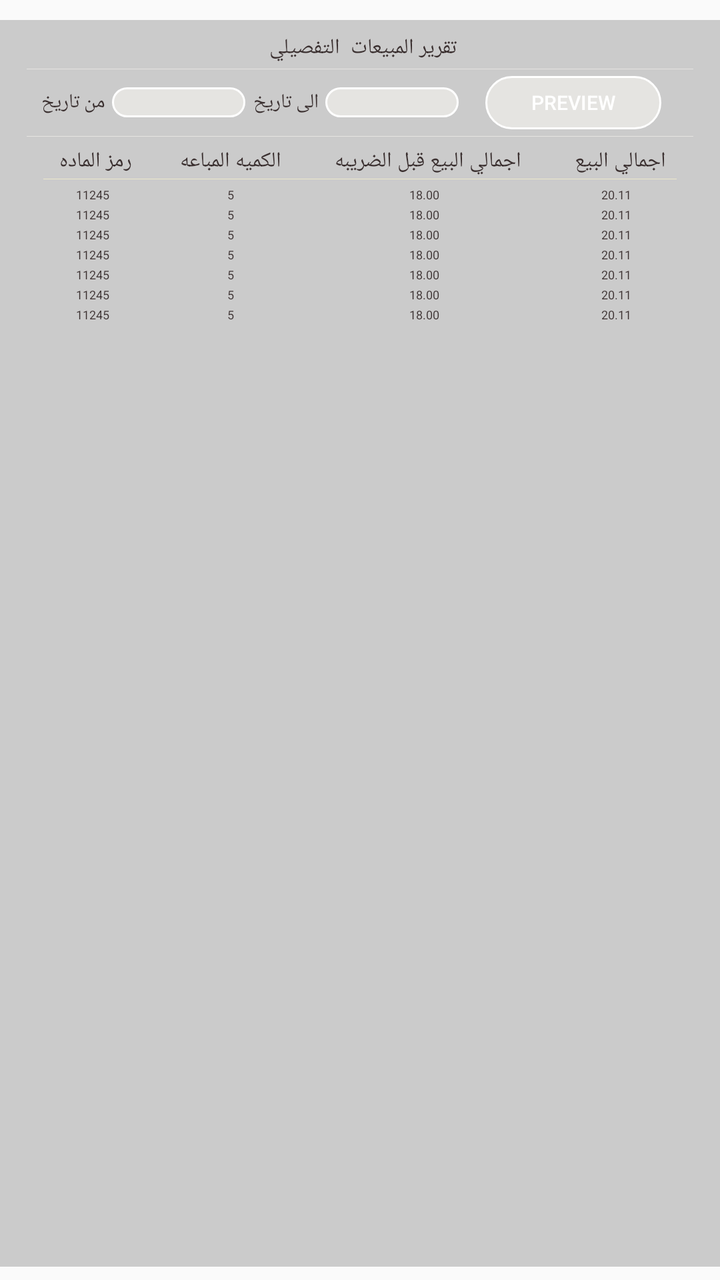
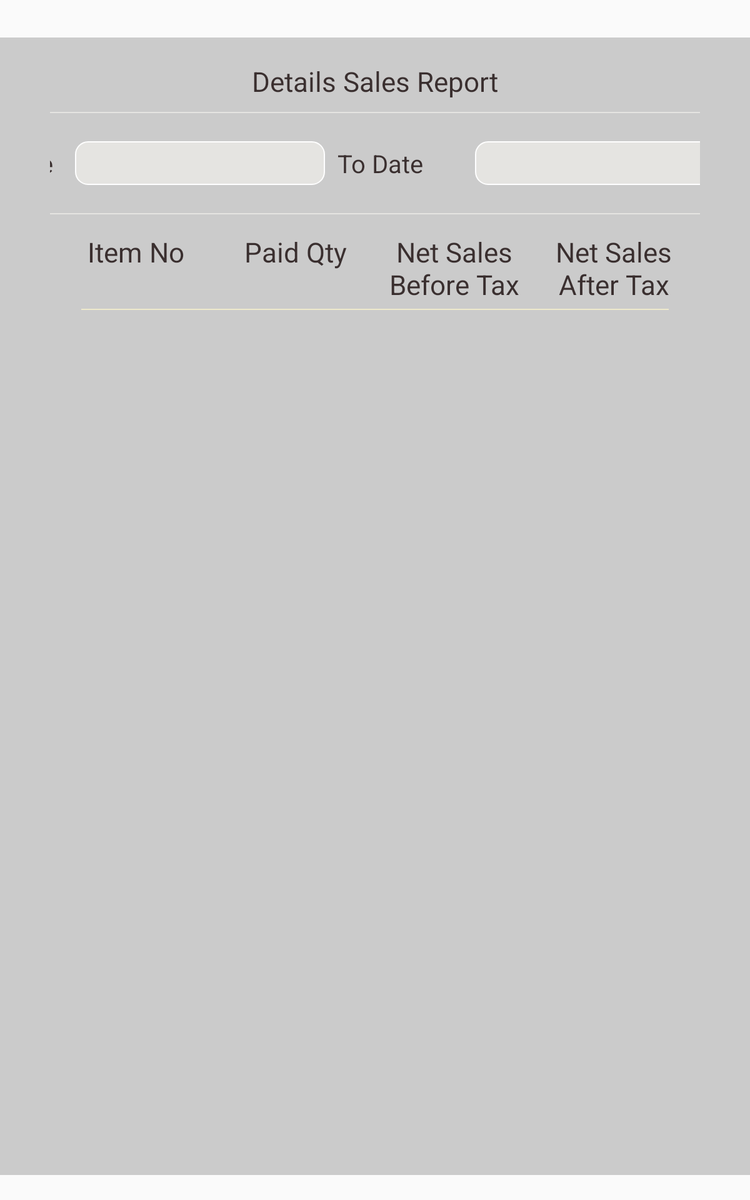

The same Android screen from two of the app's own layout files: first res/layout/ as a phone draws it, then the repository's variant for another configuration, drawn on a device whose configuration selects that folder. Both files follow.
<!-- AndroidManifest.xml: application theme AppTheme -->
<!-- res/layout/detail_sale_report.xml -->
<?xml version="1.0" encoding="utf-8"?>
<LinearLayout xmlns:android="http://schemas.android.com/apk/res/android"
    android:layout_width="match_parent"
    android:layout_height="match_parent"
    android:id="@+id/back"
    android:orientation="vertical">

    <LinearLayout
        android:id="@+id/alpha_linear"
        android:layout_width="match_parent"
        android:layout_height="match_parent"
        android:background="@color/alpha_black"
        android:layout_marginTop="30px"
        android:paddingHorizontal="40px"
        android:layout_marginBottom="20px"
        android:orientation="vertical">


        <TextView
            android:id="@+id/textView33"
            android:layout_width="match_parent"
            android:layout_height="wrap_content"
            android:gravity="center"
            android:layout_marginTop="20px"
            android:text="تقرير المبيعات  التفصيلي "
            android:textColor="@color/black"
            android:layout_marginBottom="10px"
            android:textSize="32px" />

        <TextView
            android:layout_width="match_parent"
            android:layout_height="1px"
            android:layout_marginBottom="10px"
            android:background="@color/alpha_white" />

        <TableRow
            android:layout_width="match_parent"
            android:layout_height="80px"
            android:layout_marginBottom="10px"
            android:gravity="center">


            <TextView
                android:id="@+id/textView38"
                android:layout_width="100px"
                android:layout_height="wrap_content"
                android:layout_marginHorizontal="10px"
                android:text="من تاريخ "
                android:textColor="@color/black"
                android:textSize="30px" />

            <EditText
                android:id="@+id/to"
                android:layout_width="200px"
                android:layout_height="45px"
                android:layout_marginVertical="6px"
                android:background="@drawable/shape2"
                android:focusable="false"
                android:paddingHorizontal="10px"
                android:textColor="@color/black"
                android:textSize="30px" />


            <TextView
                android:id="@+id/df"
                android:layout_width="100px"
                android:layout_height="wrap_content"
                android:layout_marginHorizontal="10px"
                android:text="الى تاريخ "
                android:textColor="@color/black"
                android:textSize="30px" />


            <EditText
                android:id="@+id/from"
                android:layout_width="200px"
                android:layout_height="45px"
                android:layout_marginVertical="6px"
                android:background="@drawable/shape2"
                android:focusable="false"
                android:paddingHorizontal="10px"
                android:textColor="@color/black"
                android:textSize="30px" />

            <Button
                android:id="@+id/preview"
                android:layout_width="wrap_content"
                android:layout_height="wrap_content"
                android:layout_marginHorizontal="40px"
                android:background="@drawable/shape3"
                android:textColor="@color/white"
                android:textSize="30px"
                android:text="@string/preview"/>

        </TableRow>

        <TextView
            android:layout_width="match_parent"
            android:layout_height="1px"
            android:layout_marginBottom="10px"
            android:background="@color/alpha_white" />

        <TableLayout
            android:layout_width="match_parent"
            android:layout_height="match_parent"
            android:padding="5px">

            <TableRow
                android:layout_width="match_parent"
                android:layout_height="match_parent"
                android:layout_marginBottom="5px">

                <TextView
                    android:id="@+id/textView43"
                    android:layout_width="wrap_content"
                    android:layout_height="wrap_content"
                    android:layout_weight="1"
                    android:text="رمز الماده "
                    android:textAlignment="center"
                    android:textColor="@color/black"
                    android:textSize="32px" />

                <TextView
                    android:id="@+id/textView48"
                    android:layout_width="wrap_content"
                    android:layout_height="wrap_content"
                    android:layout_weight="1"
                    android:text="الكميه المباعه"
                    android:textAlignment="center"
                    android:textColor="@color/black"
                    android:textSize="32px" />

                <TextView
                    android:id="@+id/textView4724"
                    android:layout_width="wrap_content"
                    android:layout_height="wrap_content"
                    android:layout_weight="1"
                    android:text="اجمالي البيع قبل الضريبه "
                    android:textAlignment="center"
                    android:textColor="@color/black"
                    android:textSize="32px" />

                <TextView
                    android:id="@+id/totalSale"
                    android:layout_width="wrap_content"
                    android:layout_height="wrap_content"
                    android:layout_weight="1"
                    android:text="اجمالي البيع "
                    android:textAlignment="center"
                    android:textColor="@color/black"
                    android:textSize="32px" />
            </TableRow>

            <TextView
                android:layout_width="match_parent"
                android:layout_height="1px"
                android:layout_marginBottom="5px"
                android:layout_marginHorizontal="20px"
                android:background="@color/alpha_yellow" />

            <TableRow
                android:layout_width="match_parent"
                android:layout_height="match_parent"
                android:layout_marginTop="5px"
                android:layout_marginBottom="5px">

                <TextView
                    android:layout_width="wrap_content"
                    android:layout_height="wrap_content"
                    android:layout_weight="1"
                    android:text="11245"
                    android:textAlignment="center"
                    android:textColor="@color/black"
                    android:textSize="18px" />

                <TextView
                    android:layout_width="wrap_content"
                    android:layout_height="wrap_content"
                    android:layout_weight="1"
                    android:text="5"
                    android:textAlignment="center"
                    android:textColor="@color/black"
                    android:textSize="18px" />

                <TextView
                    android:layout_width="wrap_content"
                    android:layout_height="wrap_content"
                    android:layout_weight="1"
                    android:text="18.00 "
                    android:textAlignment="center"
                    android:textColor="@color/black"
                    android:textSize="18px" />

                <TextView
                    android:layout_width="wrap_content"
                    android:layout_height="wrap_content"
                    android:layout_weight="1"
                    android:text="20.11 "
                    android:textAlignment="center"
                    android:textColor="@color/black"
                    android:textSize="18px" />
            </TableRow>

            <TableRow
                android:layout_width="match_parent"
                android:layout_height="match_parent"
                android:layout_marginBottom="5px">

                <TextView
                    android:layout_width="wrap_content"
                    android:layout_height="wrap_content"
                    android:layout_weight="1"
                    android:text="11245"
                    android:textAlignment="center"
                    android:textColor="@color/black"
                    android:textSize="18px" />

                <TextView
                    android:layout_width="wrap_content"
                    android:layout_height="wrap_content"
                    android:layout_weight="1"
                    android:text="5"
                    android:textAlignment="center"
                    android:textColor="@color/black"
                    android:textSize="18px" />

                <TextView
                    android:layout_width="wrap_content"
                    android:layout_height="wrap_content"
                    android:layout_weight="1"
                    android:text="18.00 "
                    android:textAlignment="center"
                    android:textColor="@color/black"
                    android:textSize="18px" />

                <TextView
                    android:layout_width="wrap_content"
                    android:layout_height="wrap_content"
                    android:layout_weight="1"
                    android:text="20.11 "
                    android:textAlignment="center"
                    android:textColor="@color/black"
                    android:textSize="18px" />
            </TableRow>

            <TableRow
                android:layout_width="match_parent"
                android:layout_height="match_parent"
                android:layout_marginBottom="5px">

                <TextView
                    android:layout_width="wrap_content"
                    android:layout_height="wrap_content"
                    android:layout_weight="1"
                    android:text="11245"
                    android:textAlignment="center"
                    android:textColor="@color/black"
                    android:textSize="18px" />

                <TextView
                    android:layout_width="wrap_content"
                    android:layout_height="wrap_content"
                    android:layout_weight="1"
                    android:text="5"
                    android:textAlignment="center"
                    android:textColor="@color/black"
                    android:textSize="18px" />

                <TextView
                    android:layout_width="wrap_content"
                    android:layout_height="wrap_content"
                    android:layout_weight="1"
                    android:text="18.00 "
                    android:textAlignment="center"
                    android:textColor="@color/black"
                    android:textSize="18px" />

                <TextView
                    android:layout_width="wrap_content"
                    android:layout_height="wrap_content"
                    android:layout_weight="1"
                    android:text="20.11 "
                    android:textAlignment="center"
                    android:textColor="@color/black"
                    android:textSize="18px" />
            </TableRow>

            <TableRow
                android:layout_width="match_parent"
                android:layout_height="match_parent"
                android:layout_marginBottom="5px">

                <TextView
                    android:layout_width="wrap_content"
                    android:layout_height="wrap_content"
                    android:layout_weight="1"
                    android:text="11245"
                    android:textAlignment="center"
                    android:textColor="@color/black"
                    android:textSize="18px" />

                <TextView
                    android:layout_width="wrap_content"
                    android:layout_height="wrap_content"
                    android:layout_weight="1"
                    android:text="5"
                    android:textAlignment="center"
                    android:textColor="@color/black"
                    android:textSize="18px" />

                <TextView
                    android:layout_width="wrap_content"
                    android:layout_height="wrap_content"
                    android:layout_weight="1"
                    android:text="18.00 "
                    android:textAlignment="center"
                    android:textColor="@color/black"
                    android:textSize="18px" />

                <TextView
                    android:layout_width="wrap_content"
                    android:layout_height="wrap_content"
                    android:layout_weight="1"
                    android:text="20.11 "
                    android:textAlignment="center"
                    android:textColor="@color/black"
                    android:textSize="18px" />
            </TableRow>

            <TableRow
                android:layout_width="match_parent"
                android:layout_height="match_parent"
                android:layout_marginBottom="5px">

                <TextView
                    android:layout_width="wrap_content"
                    android:layout_height="wrap_content"
                    android:layout_weight="1"
                    android:text="11245"
                    android:textAlignment="center"
                    android:textColor="@color/black"
                    android:textSize="18px" />

                <TextView
                    android:layout_width="wrap_content"
                    android:layout_height="wrap_content"
                    android:layout_weight="1"
                    android:text="5"
                    android:textAlignment="center"
                    android:textColor="@color/black"
                    android:textSize="18px" />

                <TextView
                    android:layout_width="wrap_content"
                    android:layout_height="wrap_content"
                    android:layout_weight="1"
                    android:text="18.00 "
                    android:textAlignment="center"
                    android:textColor="@color/black"
                    android:textSize="18px" />

                <TextView
                    android:layout_width="wrap_content"
                    android:layout_height="wrap_content"
                    android:layout_weight="1"
                    android:text="20.11 "
                    android:textAlignment="center"
                    android:textColor="@color/black"
                    android:textSize="18px" />
            </TableRow>

            <TableRow
                android:layout_width="match_parent"
                android:layout_height="match_parent"
                android:layout_marginBottom="5px">

                <TextView
                    android:layout_width="wrap_content"
                    android:layout_height="wrap_content"
                    android:layout_weight="1"
                    android:text="11245"
                    android:textAlignment="center"
                    android:textColor="@color/black"
                    android:textSize="18px" />

                <TextView
                    android:layout_width="wrap_content"
                    android:layout_height="wrap_content"
                    android:layout_weight="1"
                    android:text="5"
                    android:textAlignment="center"
                    android:textColor="@color/black"
                    android:textSize="18px" />

                <TextView
                    android:layout_width="wrap_content"
                    android:layout_height="wrap_content"
                    android:layout_weight="1"
                    android:text="18.00 "
                    android:textAlignment="center"
                    android:textColor="@color/black"
                    android:textSize="18px" />

                <TextView
                    android:layout_width="wrap_content"
                    android:layout_height="wrap_content"
                    android:layout_weight="1"
                    android:text="20.11 "
                    android:textAlignment="center"
                    android:textColor="@color/black"
                    android:textSize="18px" />
            </TableRow>

            <TableRow
                android:layout_width="match_parent"
                android:layout_height="match_parent"
                android:layout_marginBottom="5px">

                <TextView
                    android:layout_width="wrap_content"
                    android:layout_height="wrap_content"
                    android:layout_weight="1"
                    android:text="11245"
                    android:textAlignment="center"
                    android:textColor="@color/black"
                    android:textSize="18px" />

                <TextView
                    android:layout_width="wrap_content"
                    android:layout_height="wrap_content"
                    android:layout_weight="1"
                    android:text="5"
                    android:textAlignment="center"
                    android:textColor="@color/black"
                    android:textSize="18px" />

                <TextView
                    android:layout_width="wrap_content"
                    android:layout_height="wrap_content"
                    android:layout_weight="1"
                    android:text="18.00 "
                    android:textAlignment="center"
                    android:textColor="@color/black"
                    android:textSize="18px" />

                <TextView
                    android:layout_width="wrap_content"
                    android:layout_height="wrap_content"
                    android:layout_weight="1"
                    android:text="20.11 "
                    android:textAlignment="center"
                    android:textColor="@color/black"
                    android:textSize="18px" />
            </TableRow>


        </TableLayout>
    </LinearLayout>
</LinearLayout>
<!-- resources referenced by this layout -->
<resources>
  <color name="alpha_black">#320C0C0C</color>
  <color name="alpha_white">#86FDFCF5</color>
  <color name="alpha_yellow">#CEF7F0CD</color>
  <color name="black">#C40E0000</color>
  <color name="white">#FFFFFF</color>
  <!-- drawable shape2 (drawable) -->
  <?xml version="1.0" encoding="utf-8"?>
  <selector xmlns:android="http://schemas.android.com/apk/res/android">
  
      <item>
          <shape android:shape="rectangle">
              <corners android:radius="10dp"/>
              <solid android:color="@color/alpha_white"/>
              <stroke android:color="@color/white" android:width="1dp"/>
          </shape>
      </item>
  </selector>
  <!-- drawable shape3 (drawable) -->
  <?xml version="1.0" encoding="utf-8"?>
  <selector xmlns:android="http://schemas.android.com/apk/res/android">
  
      <item>
          <shape android:shape="rectangle">
              <corners android:radius="40dp"/>
              <solid android:color="@color/alpha_white"/>
              <stroke android:color="@color/white" android:width="1dp"/>
          </shape>
      </item>
  </selector>
  <string name="preview">Preview</string>
  <style name="AppTheme" parent="Theme.AppCompat.Light.NoActionBar">
          
          <item name="colorPrimary">@color/greenS</item>
          <item name="colorPrimaryDark">@color/greenS</item>
          <item name="colorAccent">@color/greenS</item>
      </style>
  <color name="greenS">#09a168</color>
</resources>
<!-- res/layout-sw480dp/detail_sale_report.xml (the repository's variant of the layout above) -->
<!-- drawn on a 7-inch tablet held upright -->
<?xml version="1.0" encoding="utf-8"?>
<LinearLayout xmlns:android="http://schemas.android.com/apk/res/android"
    android:layout_width="match_parent"
    android:layout_height="match_parent"
    android:id="@+id/back"
    android:orientation="vertical">

    <LinearLayout
        android:id="@+id/alpha_linear"
        android:layout_width="match_parent"
        android:layout_height="match_parent"
        android:background="@color/alpha_black"
        android:layout_marginTop="30dp"
        android:paddingHorizontal="40dp"
        android:layout_marginBottom="20dp"
        android:orientation="vertical">


        <TextView
            android:id="@+id/textView33"
            android:layout_width="match_parent"
            android:layout_height="wrap_content"
            android:gravity="center"
            android:layout_marginTop="20dp"
            android:text="@string/details_sales_report"
            android:textColor="@color/black"
            android:layout_marginBottom="10dp"
            android:textSize="22sp" />

        <TextView
            android:layout_width="match_parent"
            android:layout_height="1dp"
            android:layout_marginBottom="10dp"
            android:background="@color/alpha_white" />

        <TableRow
            android:layout_width="match_parent"
            android:layout_height="60dp"
            android:layout_marginBottom="10dp"
            android:gravity="center">


            <TextView
                android:id="@+id/textView38"
                android:layout_width="100dp"
                android:layout_height="wrap_content"
                android:layout_marginHorizontal="10dp"
                android:text="@string/from"
                android:textColor="@color/black"
                android:textSize="20sp" />

            <EditText
                android:id="@+id/from"
                android:layout_width="200dp"
                android:layout_height="35dp"
                android:layout_marginVertical="6dp"
                android:background="@drawable/shape2"
                android:focusable="false"
                android:paddingHorizontal="10dp"
                android:textColor="@color/black"
                android:textSize="18sp" />


            <TextView
                android:id="@+id/df"
                android:layout_width="100dp"
                android:layout_height="wrap_content"
                android:layout_marginHorizontal="10dp"
                android:text="@string/to"
                android:textColor="@color/black"
                android:textSize="20sp" />


            <EditText
                android:id="@+id/to"
                android:layout_width="200dp"
                android:layout_height="35dp"
                android:layout_marginVertical="6dp"
                android:background="@drawable/shape2"
                android:focusable="false"
                android:paddingHorizontal="10dp"
                android:textColor="@color/black"
                android:textSize="18sp" />

            <Button
                android:id="@+id/preview"
                android:layout_width="wrap_content"
                android:layout_height="wrap_content"
                android:layout_marginHorizontal="40dp"
                android:background="@drawable/shape3"
                android:paddingHorizontal="5dp"
                android:text="@string/preview"
                android:textColor="@color/white"
                android:textSize="16sp" />

        </TableRow>

        <TextView
            android:layout_width="match_parent"
            android:layout_height="1dp"
            android:layout_marginBottom="10dp"
            android:background="@color/alpha_white" />

        <TableLayout
            android:id="@+id/table"
            android:layout_width="match_parent"
            android:layout_height="match_parent"
            android:padding="5dp">

            <TableRow
                android:layout_width="match_parent"
                android:layout_height="match_parent"
                android:layout_marginBottom="5dp">

                <TextView
                    android:id="@+id/textView43"
                    android:layout_width="0dp"
                    android:layout_height="wrap_content"
                    android:layout_weight="1"
                    android:text="@string/item_no"
                    android:textAlignment="center"
                    android:textColor="@color/black"
                    android:textSize="22sp" />

                <TextView
                    android:id="@+id/textView48"
                    android:layout_width="0dp"
                    android:layout_height="wrap_content"
                    android:layout_weight="1"
                    android:text="@string/paid_qty"
                    android:textAlignment="center"
                    android:textColor="@color/black"
                    android:textSize="22sp" />

                <TextView
                    android:id="@+id/textView4724"
                    android:layout_width="0dp"
                    android:layout_height="wrap_content"
                    android:layout_weight="1"
                    android:text="@string/net_sales_before_tax"
                    android:textAlignment="center"
                    android:textColor="@color/black"
                    android:textSize="22sp" />

                <TextView
                    android:id="@+id/totalSale"
                    android:layout_width="0dp"
                    android:layout_height="wrap_content"
                    android:layout_weight="1"
                    android:text="@string/net_sales_after_tax"
                    android:textAlignment="center"
                    android:textColor="@color/black"
                    android:textSize="22sp" />
            </TableRow>

            <TextView
                android:layout_width="match_parent"
                android:layout_height="1dp"
                android:layout_marginBottom="5dp"
                android:layout_marginHorizontal="20sp"
                android:background="@color/alpha_yellow" />

        </TableLayout>
    </LinearLayout>
</LinearLayout>
<!-- resources referenced by the variant -->
<!-- as a 7-inch tablet held upright resolves them -->
<resources>
  <color name="alpha_black">#320C0C0C</color>
  <color name="alpha_white">#86FDFCF5</color>
  <color name="alpha_yellow">#CEF7F0CD</color>
  <color name="black">#C40E0000</color>
  <color name="white">#FFFFFF</color>
  <!-- drawable shape2 (drawable) -->
  <?xml version="1.0" encoding="utf-8"?>
  <selector xmlns:android="http://schemas.android.com/apk/res/android">
  
      <item>
          <shape android:shape="rectangle">
              <corners android:radius="10dp"/>
              <solid android:color="@color/alpha_white"/>
              <stroke android:color="@color/white" android:width="1dp"/>
          </shape>
      </item>
  </selector>
  <!-- drawable shape3 (drawable) -->
  <?xml version="1.0" encoding="utf-8"?>
  <selector xmlns:android="http://schemas.android.com/apk/res/android">
  
      <item>
          <shape android:shape="rectangle">
              <corners android:radius="40dp"/>
              <solid android:color="@color/alpha_white"/>
              <stroke android:color="@color/white" android:width="1dp"/>
          </shape>
      </item>
  </selector>
  <string name="details_sales_report">Details Sales Report</string>
  <string name="from">From Date</string>
  <string name="item_no">Item No</string>
  <string name="net_sales_after_tax">Net Sales After Tax</string>
  <string name="net_sales_before_tax">Net Sales Before Tax</string>
  <string name="paid_qty">Paid Qty</string>
  <string name="preview">Preview</string>
  <string name="to">To Date</string>
  <style name="AppTheme" parent="Theme.AppCompat.Light.NoActionBar">
          
          <item name="colorPrimary">@color/greenS</item>
          <item name="colorPrimaryDark">@color/greenS</item>
          <item name="colorAccent">@color/greenS</item>
      </style>
  <color name="greenS">#09a168</color>
</resources>
